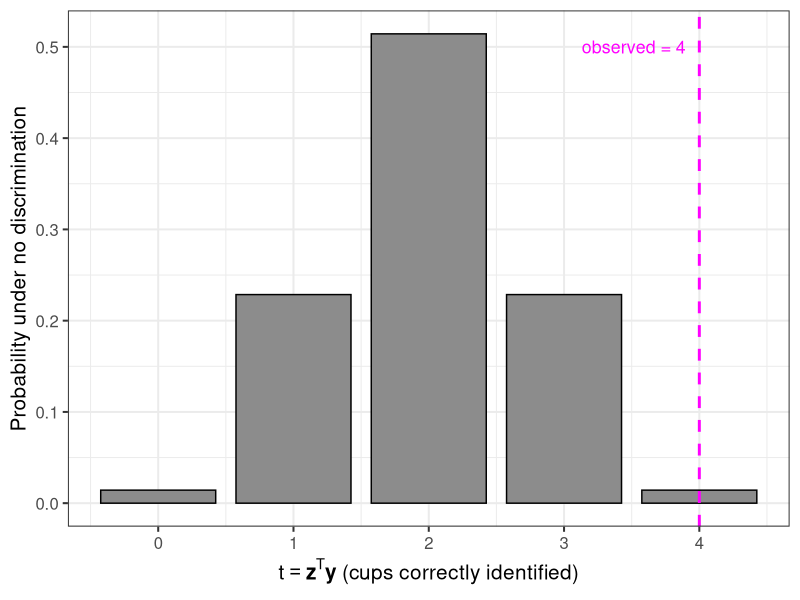
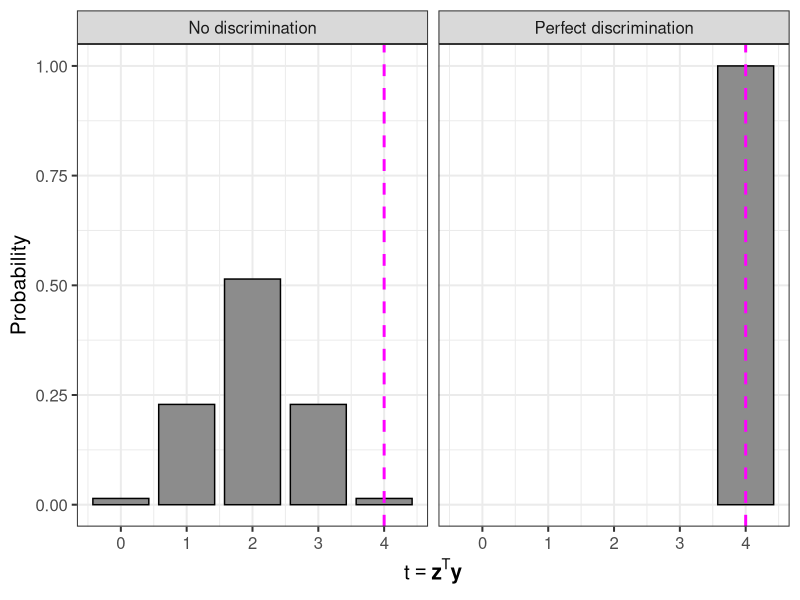

These charts were generated, in order, by the following R code:
###############################################################################
## Fisher's "Lady Tasting Tea": randomization calculation and slide figures
##
## Run this file from its own folder; the figures are written to ./images and
## are then included on the slides:
##   Rscript 2026-06-15.R
##
## Style: snake_case names; arguments named when the name teaches or guards a
## transposition; left unnamed for an obvious single input, an operator, or a
## "..." item (see R_STYLE.md).
###############################################################################

library(ggplot2)

## ===========================================================================
## 1. The observed experiment  (this is the code chunk shown on the slide)
## ===========================================================================

# Observed assignment: 1 = milk-first, 0 = tea-first
z_obs <- c(1, 1, 1, 1, 0, 0, 0, 0)
# Taster's labels:     1 = says "milk-first", 0 = says "tea-first"
y_obs <- c(1, 1, 1, 1, 0, 0, 0, 0)

# Test statistic t = z^T y: number of milk-first cups (z = 1) that the
# taster also labels milk-first (y = 1)
t_obs <- sum(z_obs * y_obs)              # = 4 (all four correct)

## ===========================================================================
## 2. Two ways to list assignments
## ===========================================================================

# (a) ALL 2^8 = 256 assignments: each cup independently milk- or tea-first.
#     This is the Bernoulli assignment space (NOT Fisher's design).
all_256 <- expand.grid(rep(x = list(0:1), times = 8))
nrow(all_256)                            # = 256

# (b) Fisher's design: exactly 4 of the 8 cups are milk-first.
#     choose(8, 4) = 70 possible assignments; the other 4 are tea-first.
milk_first_sets <- combn(x = 1:8, m = 4)   # columns = the 70 choices
all_z <- apply(X = milk_first_sets, MARGIN = 2, FUN = function(cups) {
  z <- rep(x = 0, times = 8)             # start all tea-first
  z[cups] <- 1                           # set chosen cups milk-first
  z
})
ncol(all_z)                              # = 70

## ===========================================================================
## 3. Randomization distribution under NO DISCRIMINATION
## ===========================================================================

# Under no discrimination the labels y_obs are FIXED; only z varies.
# Recompute t = z^T y for each of the 70 assignments.
all_t <- apply(X = all_z, MARGIN = 2, FUN = function(z) sum(z * y_obs))

# Chance, under no discrimination, of a score as high as observed = 1/70
mean(all_t >= t_obs)                     # = 0.01428571

## ===========================================================================
## 4. Figure 1: the no-discrimination randomization distribution
##    (used on the "Is the observed result surprising?" slide)
## ===========================================================================

# Turn the 70 values of t into a probability for each possible value
null_df        <- as.data.frame(table(all_t) / length(all_t))
names(null_df) <- c("t", "prob")
null_df$t      <- as.integer(as.character(null_df$t))
null_df$prob   <- as.numeric(null_df$prob)

fig_null <- ggplot(data = null_df, mapping = aes(x = t, y = prob)) +
  geom_col(fill = "grey55", colour = "black", width = 0.85) +
  geom_vline(xintercept = t_obs, linetype = "dashed",
             colour = "magenta", linewidth = 1) +
  annotate(geom = "text", x = t_obs - 0.1, y = 0.5, label = "observed = 4",
           colour = "magenta", hjust = 1, size = 4.5) +
  scale_x_continuous(breaks = 0:4) +
  labs(x = expression(t == bold(z)^T * bold(y) ~ "(cups correctly identified)"),
       y = "Probability under no discrimination") +
  theme_bw(base_size = 15)

ggsave(filename = "images/fisher_null_dist.png", plot = fig_null,
       width = 8, height = 4, units = "in", dpi = 300)

## ===========================================================================
## 5. Figure 2: same design, two models (no vs perfect discrimination)
##    (used on the "Same design, two models" slide)
## ===========================================================================

# Under PERFECT discrimination the taster is always right: her labels track z,
# so t = z^T z = 4 for every assignment.
all_t_perfect <- apply(X = all_z, MARGIN = 2, FUN = function(z) sum(z * z))

perfect_df        <- as.data.frame(table(all_t_perfect) / length(all_t_perfect))
names(perfect_df) <- c("t", "prob")
perfect_df$t      <- as.integer(as.character(perfect_df$t))
perfect_df$prob   <- as.numeric(perfect_df$prob)

# Stack the two distributions, label each by its model, and plot side by side
two_models_df <- rbind(
  data.frame(null_df,    model = "No discrimination"),
  data.frame(perfect_df, model = "Perfect discrimination")
)

fig_two <- ggplot(data = two_models_df, mapping = aes(x = t, y = prob)) +
  geom_col(fill = "grey55", colour = "black", width = 0.85) +
  geom_vline(xintercept = t_obs, linetype = "dashed",
             colour = "magenta", linewidth = 1) +
  facet_wrap(facets = ~ model) +
  scale_x_continuous(breaks = 0:4) +
  scale_y_continuous(limits = c(0, 1)) +
  labs(x = expression(t == bold(z)^T * bold(y)), y = "Probability") +
  theme_bw(base_size = 15)

ggsave(filename = "images/fisher_two_models.png", plot = fig_two,
       width = 8, height = 3.6, units = "in", dpi = 300)
